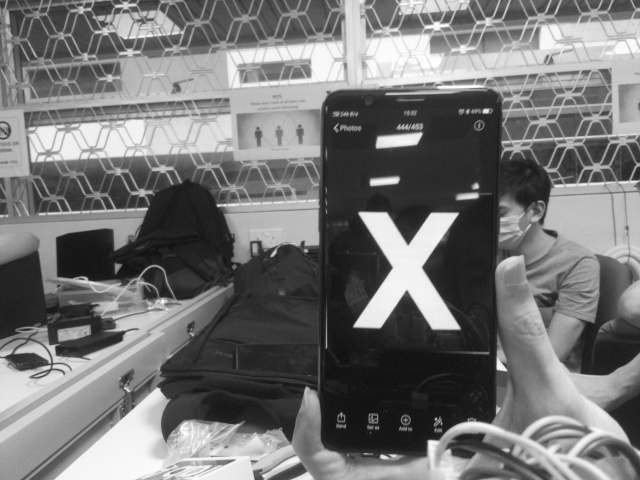
#> input picture ir/cnn/model/reg_image/0.jpg, 640 x 480 px
$ python generate_perspective.py ../cnn/model/reg_image/0.jpg out
#> lines starting #> are read from the running program, lines starting #| are printed output that depends on the picture
import cv2
import numpy as np
from os.path import join
from PIL import Image
from matplotlib import cm
import sys

# pick one upright image
# PATH_TO_IMAGE = "/Users/ongcj/Dev/mdp/ir/data/training/six/p/IMG_1679_RESIZED_RANDOM_RESIZE_RANDOM_RESIZE62.JPG"
# PATH_TO_TARGET_DIRECTORY = "/Users/ongcj/Dev/mdp/ir/data/training/six/p"


def left_perspective_coordinates(img, percent):
    y, x, ch = img.shape
    # calculate new coordinates
    # reduce left by 20%, need to reduce y
    beta = y / 100 * percent

    current_coordinates = np.float32([[0, 0], [x, 0], [0, y], [x, y]])
    new_coordinates = np.float32([[0, 0],
                                  [x, beta],  # change
                                  [0, y],
                                  [x, y - beta]]  # change
                                 )

    return current_coordinates, new_coordinates, (x, y)


def right_perspective_coordinates(img, percent):
    y, x, ch = img.shape
    # calculate new coordinates
    # reduce left by 20%, need to reduce y
    beta = y / 100 * percent

    current_coordinates = np.float32([[0, 0], [x, 0], [0, y], [x, y]])
    new_coordinates = np.float32([[0, beta],  # change
                                  [x, 0],
                                  [0, y - beta],  # change
                                  [x, y]]
                                 )

    return current_coordinates, new_coordinates, (x, y)


def top_perspective_coordinates(img, percent):
    y, x, ch = img.shape
    # calculate new coordinates
    # reduce left by 20%, need to reduce y
    alpha = x / 100 * percent

    current_coordinates = np.float32([[0, 0], [x, 0], [0, y], [x, y]])
    new_coordinates = np.float32([[0, 0],
                                  [x, 0],
                                  [alpha, y],  # change
                                  [x - alpha, y]]  # change
                                 )

    return current_coordinates, new_coordinates, (x, y)


def bottom_perspective_coordinates(img, percent):
    y, x, ch = img.shape
    # calculate new coordinates
    # reduce left by 20%, need to reduce y
    alpha = x / 100 * percent

    current_coordinates = np.float32([[0, 0], [x, 0], [0, y], [x, y]])
    new_coordinates = np.float32([[alpha, 0],  # change
                                  [x - alpha, 0],  # change
                                  [0, y],
                                  [x, y]]
                                 )

    return current_coordinates, new_coordinates, (x, y)


def write_to_output(img):
    for percent in range(3, 15, 3):

        pts1, pts2, end_size = left_perspective_coordinates(img, percent)
        M = cv2.getPerspectiveTransform(pts1, pts2)
        dst = cv2.warpPerspective(img, M, end_size)
        cv2.imwrite(join(PATH_TO_TARGET_DIRECTORY,
                         PATH_TO_IMAGE.split("/")[-1].replace(".JPG", "_LEFT_" + str(percent) + ".JPG")), dst)

        pts1, pts2, end_size = right_perspective_coordinates(img, percent)
        M = cv2.getPerspectiveTransform(pts1, pts2)
        dst = cv2.warpPerspective(img, M, end_size)
        cv2.imwrite(join(PATH_TO_TARGET_DIRECTORY,
                         PATH_TO_IMAGE.split("/")[-1].replace(".JPG", "_RIGHT_" + str(percent) + ".JPG")), dst)

        pts1, pts2, end_size = top_perspective_coordinates(img, percent)
        M = cv2.getPerspectiveTransform(pts1, pts2)
        dst = cv2.warpPerspective(img, M, end_size)
        cv2.imwrite(join(PATH_TO_TARGET_DIRECTORY,
                         PATH_TO_IMAGE.split("/")[-1].replace(".JPG", "_TOP_" + str(percent) + ".JPG")), dst)

        pts1, pts2, end_size = bottom_perspective_coordinates(img, percent)
        M = cv2.getPerspectiveTransform(pts1, pts2)
        dst = cv2.warpPerspective(img, M, end_size)
        cv2.imwrite(join(PATH_TO_TARGET_DIRECTORY,
                         PATH_TO_IMAGE.split("/")[-1].replace(".JPG", "_BOTTOM_" + str(percent) + ".JPG")), dst)


if __name__ == "__main__":
    PATH_TO_IMAGE = sys.argv[1]
    PATH_TO_TARGET_DIRECTORY = sys.argv[2]
    img = cv2.imread(PATH_TO_IMAGE)
#> img is the input picture: shape (480, 640, 3); min 15, max 255, mean 117.3
    write_to_output(img)
#> the loop in write_to_output, `for percent in range(3, 15, 3): ` made 4 passes
#> pass 1, in write_to_output, `dst = cv2.warpPerspective(img, M, end_size)`:
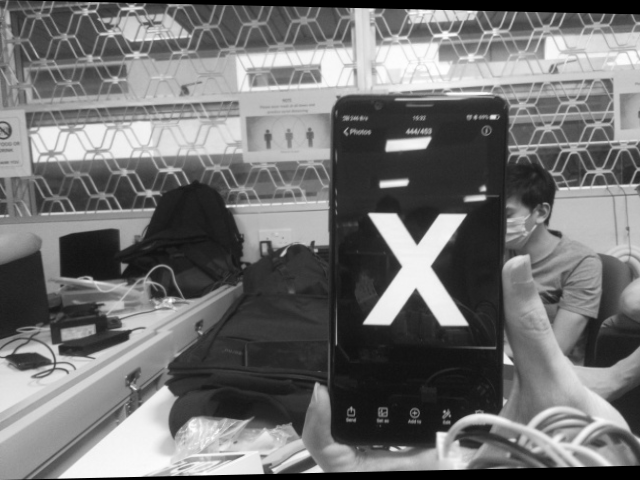
#> dst: shape (480, 640, 3); min 0, max 255, mean 113.9
#> pass 1, in write_to_output, `dst = cv2.warpPerspective(img, M, end_size)`:
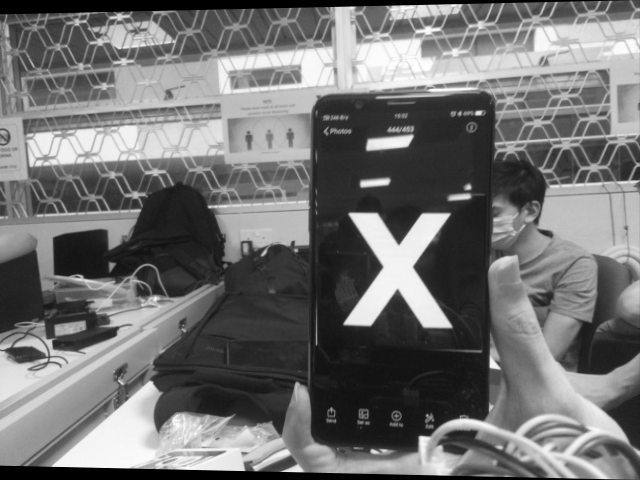
#> dst: shape (480, 640, 3); min 0, max 255, mean 113.7
#> pass 1, in write_to_output, `dst = cv2.warpPerspective(img, M, end_size)`:
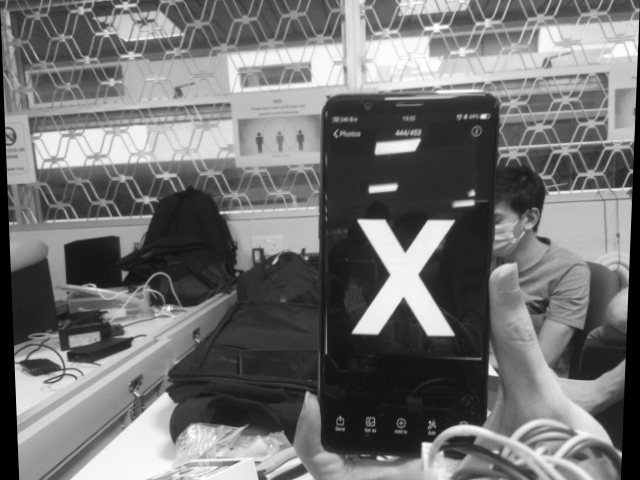
#> dst: shape (480, 640, 3); min 0, max 255, mean 114.3
#> pass 1, in write_to_output, `dst = cv2.warpPerspective(img, M, end_size)`:
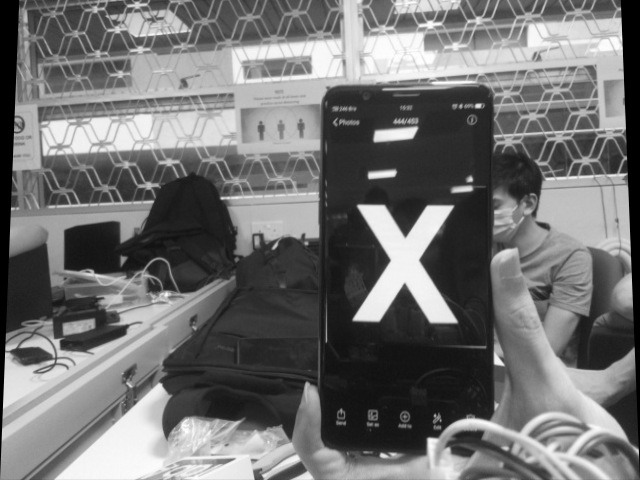
#> dst: shape (480, 640, 3); min 0, max 255, mean 113.3

$ run again, on ir/cnn/model/reg_image/10.jpg
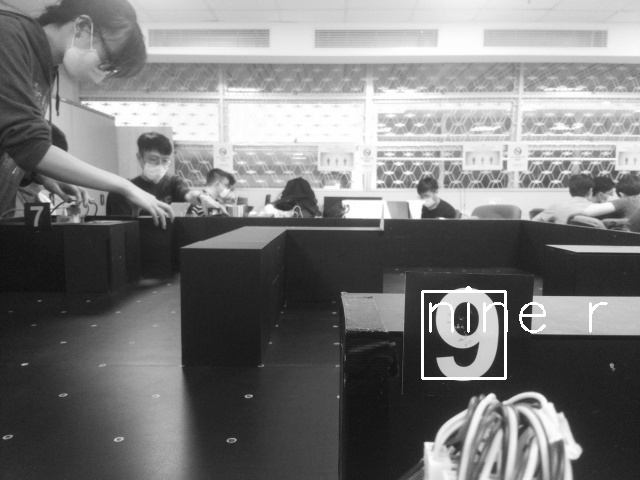
#> input picture ir/cnn/model/reg_image/10.jpg, 640 x 480 px
#> img is the input picture: shape (480, 640, 3); min 15, max 255, mean 121.8
#> the loop in write_to_output, `for percent in range(3, 15, 3): ` made 4 passes
#> pass 1, in write_to_output, `dst = cv2.warpPerspective(img, M, end_size)`:
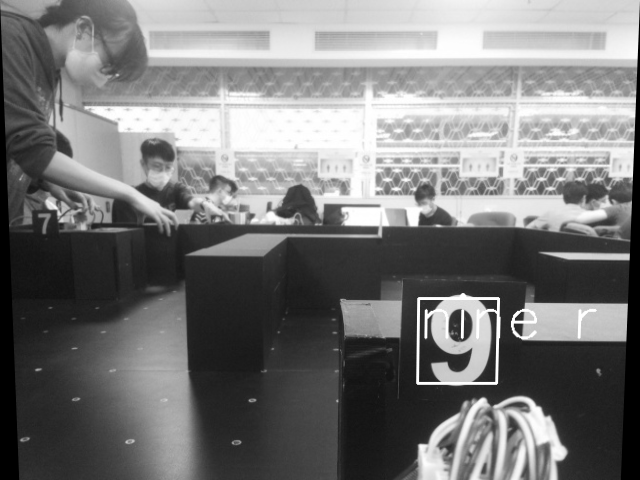
#> dst: shape (480, 640, 3); min 0, max 255, mean 120.6
#> pass 1, in write_to_output, `dst = cv2.warpPerspective(img, M, end_size)`:
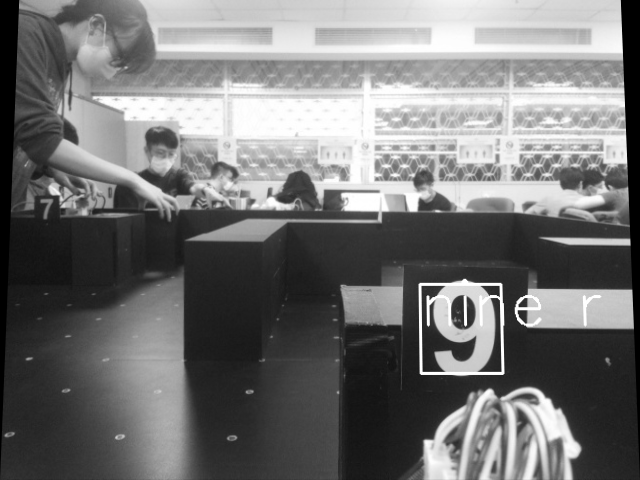
#> dst: shape (480, 640, 3); min 0, max 255, mean 115.8

$ run again, on ir/cnn/model/reg_image/11.jpg
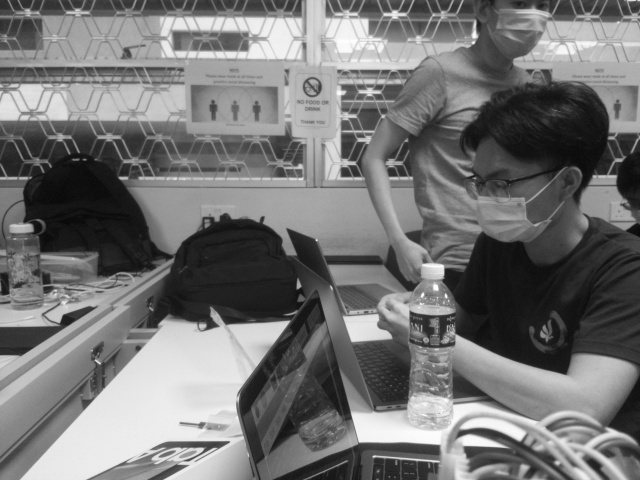
#> input picture ir/cnn/model/reg_image/11.jpg, 640 x 480 px
#> img is the input picture: shape (480, 640, 3); min 8, max 255, mean 116.4
#> the loop in write_to_output, `for percent in range(3, 15, 3): ` made 4 passes
#> pass 1, in write_to_output, `dst = cv2.warpPerspective(img, M, end_size)`:
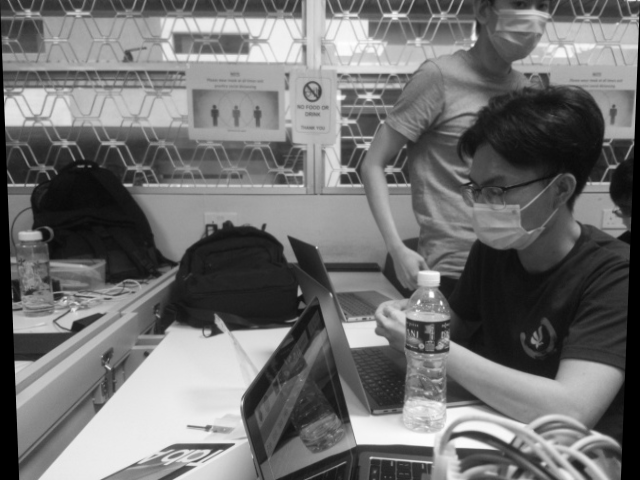
#> dst: shape (480, 640, 3); min 0, max 255, mean 112.8
#> pass 1, in write_to_output, `dst = cv2.warpPerspective(img, M, end_size)`:
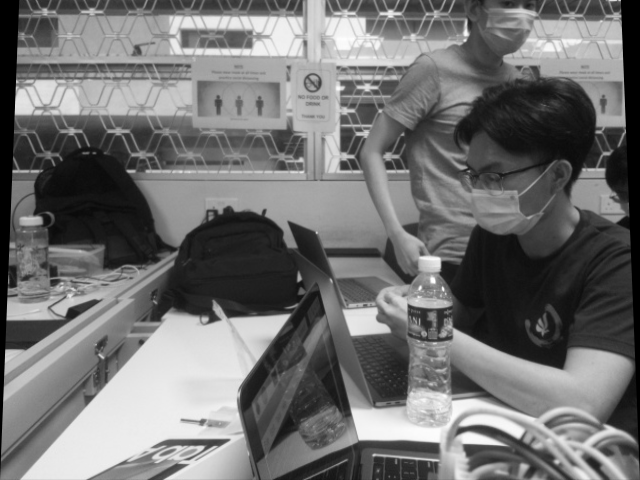
#> dst: shape (480, 640, 3); min 0, max 255, mean 113
